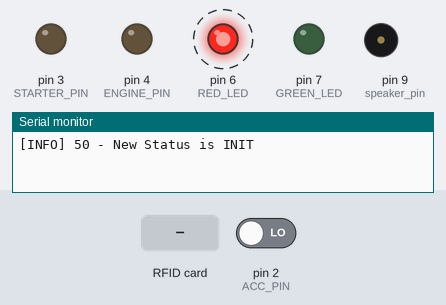
Recording of a sketch running on a simulated Arduino Uno, built with avr-gcc and run on an emulated ATmega328P. Shown: output pins drawn as LEDs (lit = HIGH), buzzer (waves = sounding), the last lines printed to the serial monitor. Dashed ring = blinking. The inputs (shaded band) are chosen by the test bench; at power-on: pin 2 (ACC_PIN) LOW. Pins used as bus, display or sensor lines are not drawn.

Above: at 0.76 s.
1.3 s: RFID card 05 99 48 B5 held to the reader
At 1.59 s:
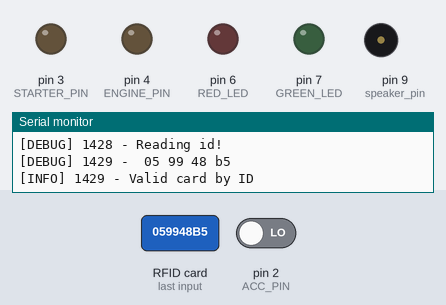
At 3.24 s:
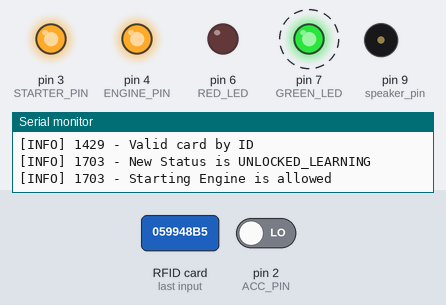
4.3 s: RFID card 5E 7A 19 C4 held to the reader
At 5.17 s:
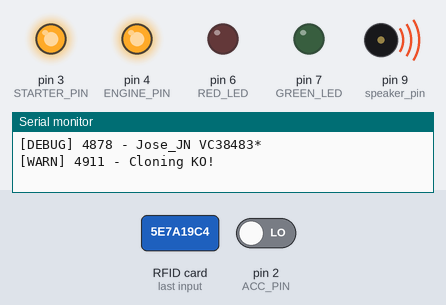
7.3 s: RFID card 05 99 48 B5 held to the reader
Timing chart, 0 to 20.3 s (numbered marks = the images above; inputs shaded):
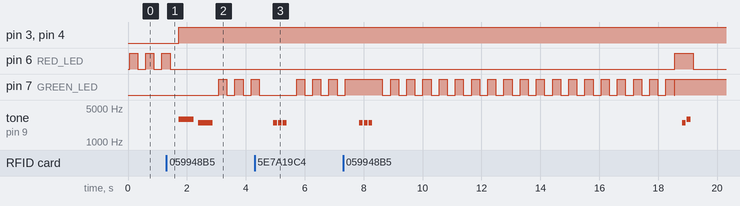

Measured:
- after the input at 1.3 s, pin 3 (STARTER_PIN), pin 4 (ENGINE_PIN): LOW → HIGH after 0.43 s
- after the input at 4.3 s, tone on pin 9 (speaker_pin): alternates 2489 Hz for 0.13 s and silent for 0.04 s, 6 changes in all, then stays silent, starting after 0.63 s
- by itself, pin 6 (RED_LED): alternates HIGH for 0.28 s and LOW for 0.28 s

The sketch:

EngineInmo.ino
```cpp
//RST          D5
//SDA(SS)      D10
//MOSI         D11
//MISO         D12
//SCK          D13

#include <SPI.h>
#include <MFRC522.h>
#include "pitches.h"

#define VALID 1
#define INVALID 2
#define NO_CARD 3
#define CLONE 3
#define CONTACT 4

#define STARTER_PIN 3
#define ENGINE_PIN 4

#define ACC_PIN 2
#define RED_LED 6
#define GREEN_LED 7

#define RST_PIN 5 // Pin para el reset del RC522
#define SS_PIN 10 // Pin  para el SS (SDA) del RC522
#define speaker_pin 9 // For the sound

#define ACC_OFF 1
#define ACC_ON 0


const int TRACE = 0;
const int DEBUG = 1;
const int ERROR_ = 2;
const int WARN = 3;
const int INFO = 4;
const int LOG_LEVEL = DEBUG;

int INIT = 0;
int LOCKED = 1;
int UNLOCKED_LEARNING = 2;
int UNLOCKED = 3;
int UNLOCKED_WAITING = 4;
unsigned long LEARNING_TIME = 10000;//milliseconds
unsigned long ENGINE_TIME =  120000;//milliseconds
unsigned long IDLE_TIME = 300000;//milliseconds

bool RED_STATUS = false;
bool GREEN_STATUS = false;

int OLD_STATUS = -1;
int MAIN_STATUS = INIT;
int TIMER = 0;
unsigned char data[16] = {'J', 'o', 's', 'e', '_', 'J', 'N', ' ', 'V', 'C', '3', '8', '4', '8', '3', '*'};
byte VOID_ID[4] = {0, 0, 0, 0};

MFRC522::MIFARE_Key key;

MFRC522 mfrc522(SS_PIN, RST_PIN);   // Crear instancia del MFRC522

byte readUID[4]; // Almacena el tag leido
byte validKey1[4] = { 0x05, 0x99, 0x48, 0xB5 };  // Ejemplo de clave valida
//D3 5B E3 C7

// Melodies definition: access, welcome and rejection
int access_melody[] = {NOTE_FS7, NOTE_DS7};
int access_noteDurations[] = {2, 2};

int fail_melody[] = {NOTE_DS7, NOTE_DS7, NOTE_DS7};
int fail_noteDurations[] = {8, 8, 8};

int clone_melody[] = {NOTE_B6, NOTE_DS7, NOTE_FS7};
int clone_noteDurations[] = {8, 8, 8};

int contact_melody[] = {NOTE_DS7, NOTE_FS7};
int contact_noteDurations[] = {8, 8};

//========== Logging function ==========
void logger(int mode, String msg) {
  if (mode >= LOG_LEVEL) {

    switch (mode) {
      case TRACE:
        Serial.print("[TRACE] ");
        break;
      case DEBUG:
        Serial.print("[DEBUG] ");
        break;
      case ERROR_:
        Serial.print("[ERROR] ");
        break;
      case WARN:
        Serial.print("[WARN] ");
        break;
      default:
        Serial.print("[INFO] ");
        break;
    }
    Serial.print(millis());
    Serial.print(" - ");
    Serial.println(msg);
  } else {

  }
}

//========== Function to play the access granted or denied tunes ==========
void playTune(int Scan) {
  pinMode(speaker_pin, OUTPUT);
  if (Scan == 1) // A Good card Read
  {
    for (int i = 0; i < 2; i++)    //loop through the notes
    { // Good card read
      int access_noteDuration = 1000 / access_noteDurations[i];
      tone(speaker_pin, access_melody[i], access_noteDuration);
      int access_pauseBetweenNotes = access_noteDuration * 1.30;
      delay(access_pauseBetweenNotes);
      noTone(speaker_pin);
    }
  }
  else if (Scan == 2) { // A Bad card read
    for (int i = 0; i < 3; i++)    //loop through the notes
    {
      int fail_noteDuration = 1000 / fail_noteDurations[i];
      tone(speaker_pin, fail_melody[i], fail_noteDuration);
      int fail_pauseBetweenNotes = fail_noteDuration * 1.30;
      delay(fail_pauseBetweenNotes);
      noTone(speaker_pin);
    }
  }
  else if (Scan == 3) { // A Bad card read
    for (int i = 0; i < 3; i++)    //loop through the notes
    {
      int clone_noteDuration = 1000 / clone_noteDurations[i];
      tone(speaker_pin, clone_melody[i], clone_noteDuration);
      int clone_pauseBetweenNotes = clone_noteDuration * 1.30;
      delay(clone_pauseBetweenNotes);
      noTone(speaker_pin);
    }
  }
  else if (Scan == 4) { // A Contact and ok card
    for (int i = 0; i < 2; i++)    //loop through the notes
    {
      int contact_noteDuration = 1000 / contact_noteDurations[i];
      tone(speaker_pin, contact_melody[i], contact_noteDuration);
      int contact_pauseBetweenNotes = contact_noteDuration * 1.30;
      delay(contact_pauseBetweenNotes);
      noTone(speaker_pin);
    }
  }
  delay(50);
  pinMode(speaker_pin, INPUT);
}

//========== Array Utils ==========
void printArray(byte *buffer, byte bufferSize, int level) {
  String logLine = "";
  for (byte i = 0; i < bufferSize; i++) {
    logLine += (buffer[i] < 0x10 ? " 0" : " ");
    logLine += String(buffer[i], HEX);
  }
  logger(level, logLine);
}

void printArrayAsString(byte *buffer, byte bufferSize, int level) {
  String logLine = "";
  for (byte i = 0; i < bufferSize; i++) {
    logLine += char(buffer[i]);
  }
  logger(level, logLine);
}

bool isEqualArray(byte arrayA[], byte arrayB[], int length)
{
  for (int index = 0; index < length; index++)
  {
    if (LOG_LEVEL <= TRACE) {
      String logLine = "";
      logLine += String(arrayA[index], HEX);
      logLine += "-";
      logLine += (arrayB[index], HEX);
      logger(TRACE, logLine);
    }
    if (arrayA[index] != arrayB[index])
      return false;
  }
  return true;
}

//========== CARD Utils ==========
bool prepareCard() {
  if (!mfrc522.PICC_IsNewCardPresent())
  {
    return false;
  }
  //Seleccionamos una tarjeta
  if (!mfrc522.PICC_ReadCardSerial())
  {
    logger(DEBUG, "Card is not ready");
    return false;
  }
  return true;
}

bool rfidAuthenticate(byte trailerBlock) {
  MFRC522::StatusCode status;
  status = (MFRC522::StatusCode) mfrc522.PCD_Authenticate(MFRC522::PICC_CMD_MF_AUTH_KEY_A, trailerBlock, &key, &(mfrc522.uid));
  if (status != MFRC522::STATUS_OK) {
    String logLine =  "Card authentication failed ";
    logLine = logLine.concat(mfrc522.GetStatusCodeName(status));
    logger(WARN, logLine);
    return false;
  }
  logger(DEBUG, "Card authenticated");
  return true;
}

void rfidWriteData(byte trailerBlock, byte sector, byte blockAddr, byte data[]) {
  MFRC522::StatusCode status;
  if (LOG_LEVEL <= DEBUG) {
    String logLine = "Writing data into Card: ";
    logLine += blockAddr;
    logger(DEBUG, logLine);
    printArray((byte*)data, 16 , DEBUG);
    printArrayAsString((byte*)data, 16 , DEBUG);
  }
  // Write data to the block

  status = (MFRC522::StatusCode) mfrc522.MIFARE_Write(blockAddr, (byte*)data, 16);
  if (status != MFRC522::STATUS_OK) {
    String logLine =  "Card WRITE failed: ";
    logLine = logLine.concat(mfrc522.GetStatusCodeName(status));
    logger(DEBUG, logLine);
  }
}

byte* rfidReadData(byte blockAddr) {
  MFRC522::StatusCode status;
  byte buffer[18];
  byte size = sizeof(buffer);

  logger(INFO, "Reading Card");

  status = (MFRC522::StatusCode) mfrc522.MIFARE_Read(blockAddr, buffer, &size);
  if (status != MFRC522::STATUS_OK) {
    String logLine =  "Card READ failed: ";
    logLine = logLine.concat(mfrc522.GetStatusCodeName(status));
    logger(DEBUG, logLine);
  }

  if (LOG_LEVEL <= DEBUG) {
    printArray(buffer, 16, DEBUG);
    printArrayAsString(buffer, 16, DEBUG);
  }
  return buffer;
}

byte* getCardId() {
  logger(DEBUG, "Reading id!");
  printArray(mfrc522.uid.uidByte, 4, DEBUG);
  return mfrc522.uid.uidByte;
}

boolean isValidCardById() {
  byte* myid = getCardId();
  if (isEqualArray(myid, validKey1, 4)) {
    logger(INFO, "Valid card by ID");
    return true;
  }
  logger(INFO, "Invalid card by ID");
  return false;
}

bool isValidCardByData() {
  if (rfidAuthenticate(7)) {
    byte* mydata = rfidReadData(4);
    if (isEqualArray(mydata, data, 16)) {
      logger(INFO, "Valid card by DATA");
      return true;
    }
    logger(INFO, "Invalid card by DATA");
    return false;
  }
  logger(DEBUG, "No authentication");
  return false;
}

int waitForCard() {
  int card = NO_CARD;
  if (prepareCard()) {
    if (isValidCardById()) {
      card = VALID;
    }
    else if (isValidCardByData()) {
      card = VALID;
    }
    else {
      card = INVALID;
    }
  }
  else {
    card = NO_CARD;
  }
  mfrc522.PICC_HaltA();
  mfrc522.PCD_StopCrypto1();
  return card;
}

//========== Security Car API ==========
void startEngine() {
  logger(INFO, "Starting Engine is allowed");
  pinMode(ENGINE_PIN, OUTPUT);
  digitalWrite(ENGINE_PIN, HIGH);
  pinMode(STARTER_PIN, OUTPUT);
  digitalWrite(STARTER_PIN, HIGH);

}

void blink_red(){
  RED_STATUS = !RED_STATUS;
  pinMode(RED_LED, OUTPUT);
  digitalWrite(RED_LED, RED_STATUS);
  }

void blink_green(){
  GREEN_STATUS = !GREEN_STATUS;
  pinMode(GREEN_LED, OUTPUT);
  digitalWrite(GREEN_LED, GREEN_STATUS);
  }

void on_red(){
  pinMode(RED_LED, OUTPUT);
  digitalWrite(RED_LED, HIGH);
  }

void on_green(){
  pinMode(GREEN_LED, OUTPUT);
  digitalWrite(GREEN_LED, HIGH);
  }

void off_red(){
  pinMode(RED_LED, OUTPUT);
  digitalWrite(RED_LED, LOW);
  }

void off_green(){
  pinMode(GREEN_LED, OUTPUT);
  digitalWrite(GREEN_LED, LOW);
  }

void stopEngine() {
  logger(INFO, "Stopping Engine");
  pinMode(ENGINE_PIN, OUTPUT);
  digitalWrite(ENGINE_PIN, LOW);
  pinMode(STARTER_PIN, OUTPUT);
  digitalWrite(STARTER_PIN, LOW);

}

void soundOK() {
  playTune(VALID);
}

void soundKO() {
  playTune(INVALID);
}

void soundCloned() {
  playTune(CLONE);
}

void soundOK_and_Contact(){
  playTune(CONTACT);
}

//========== Events ==========
void on_init() {
  unsigned long timer = millis() + ENGINE_TIME;
  int card = NO_CARD;


  if (OLD_STATUS != INIT) {
    OLD_STATUS = MAIN_STATUS;
    logger(INFO, "New Status is INIT");
  }

  //Espero hasta tener tarjeta
  while (card == NO_CARD) {
    blink_red();
    card = waitForCard();
    if (timer <= millis()) {
      MAIN_STATUS = LOCKED;
      return;
    }
    delay(250);
  }
  //Si es valida, salto al nuevo estado
  if (card == VALID) {
    MAIN_STATUS = UNLOCKED_LEARNING;
  } else {
    soundKO();
  }
}

void on_locked() {
  if (OLD_STATUS != LOCKED) {
    OLD_STATUS = MAIN_STATUS;
    logger(INFO, "New Status is LOCKED");
    logger(WARN, "Time Expired! Locking engine");
    stopEngine();
    off_green();
    on_red();
  }
  int card = waitForCard();
  //Si es valida, salto al nuevo estado
  if (card == VALID) {
    MAIN_STATUS = UNLOCKED_LEARNING;
  } else if (card == INVALID) {
    soundKO();
  }
}

void on_unlocked_learning() {
  if (OLD_STATUS != UNLOCKED_LEARNING) {
    OLD_STATUS = MAIN_STATUS;
    logger(INFO, "New Status is UNLOCKED_LEARNING");
    off_red();
    startEngine();
    soundOK();

    int card;
    unsigned long timer = millis() + LEARNING_TIME;

    while (true) {
      blink_green();
      if (prepareCard()) {
        if (!isValidCardByData()) {
          logger(INFO, "Cloning Card!");
          rfidWriteData(7, 1, 4, data);
          unsigned char *data2 = rfidReadData(4);

          if (isEqualArray(data, data2, 16)) {
            logger(INFO, "Cloning OK!");
            soundCloned();
          } else {
            logger(WARN, "Cloning KO!");
            soundKO();
          }

          timer = millis() + LEARNING_TIME;
          logger(DEBUG, "Learning Time extended!");

        } else {
          logger(INFO, "Already Paired!");
          timer = millis() + LEARNING_TIME;
          logger(DEBUG, "Learning Time extended!");
          soundOK();
        }
        mfrc522.PICC_HaltA();
        mfrc522.PCD_StopCrypto1();
      }
      if (timer <= millis()) {
        break;
      }
      delay(250);
    }
    MAIN_STATUS = UNLOCKED_WAITING;
  }

}

void on_unlocked() {
  soundOK_and_Contact();
  if (OLD_STATUS != UNLOCKED) {
    OLD_STATUS = MAIN_STATUS;
    off_red();
    on_green();
    logger(INFO, "New Status is UNLOCKED");
  }
  bool acc = ACC_ON;
  while (acc == ACC_ON) {
    acc = digitalRead(ACC_PIN);
    delay(250);
  }
  MAIN_STATUS = UNLOCKED_WAITING;

}

void on_unlocked_waiting() {
  if (OLD_STATUS != UNLOCKED_WAITING) {
    OLD_STATUS = MAIN_STATUS;
    logger(INFO, "New Status is UNLOCKED_WAITING");
    on_green();
    unsigned long timer = millis() + IDLE_TIME;
    bool acc = ACC_OFF;
    while (acc == ACC_OFF) {
      blink_red();
      acc = digitalRead(ACC_PIN);

      if (timer <= millis()) {
        logger(WARN, "Max IDLE time! Locking engine");
        MAIN_STATUS = LOCKED;
        soundKO();
        return;
      }

      delay(250);
    }
    MAIN_STATUS = UNLOCKED;
  }
}

//========== MAIN PROGRAM ==========
void setup() {
  Serial.begin(9600); // Iniciar serial
  SPI.begin();        // Iniciar SPI
  mfrc522.PCD_Init(); // Iniciar MFRC522
  pinMode(ACC_PIN, INPUT);

  for (byte i = 0; i < 6; i++) {
    key.keyByte[i] = 0xFF;
  }
}

void loop() {
  if (MAIN_STATUS == INIT) {
    on_init();
  }

  else if (MAIN_STATUS == LOCKED) {
    on_locked();
  }

  else if (MAIN_STATUS == UNLOCKED_LEARNING) {
    on_unlocked_learning();
  }

  else if (MAIN_STATUS == UNLOCKED) {
    on_unlocked();
  }

  else if (MAIN_STATUS == UNLOCKED_WAITING) {
    on_unlocked_waiting();
  }
}
```

pitches.h
```cpp
/*************************************************
 * Public Constants
 *************************************************/

#define NOTE_B0  31
#define NOTE_C1  33
#define NOTE_CS1 35
#define NOTE_D1  37
#define NOTE_DS1 39
#define NOTE_E1  41
#define NOTE_F1  44
#define NOTE_FS1 46
#define NOTE_G1  49
#define NOTE_GS1 52
#define NOTE_A1  55
#define NOTE_AS1 58
#define NOTE_B1  62
#define NOTE_C2  65
#define NOTE_CS2 69
#define NOTE_D2  73
#define NOTE_DS2 78
#define NOTE_E2  82
#define NOTE_F2  87
#define NOTE_FS2 93
#define NOTE_G2  98
#define NOTE_GS2 104
#define NOTE_A2  110
#define NOTE_AS2 117
#define NOTE_B2  123
#define NOTE_C3  131
#define NOTE_CS3 139
#define NOTE_D3  147
#define NOTE_DS3 156
#define NOTE_E3  165
#define NOTE_F3  175
#define NOTE_FS3 185
#define NOTE_G3  196
#define NOTE_GS3 208
#define NOTE_A3  220
#define NOTE_AS3 233
#define NOTE_B3  247
#define NOTE_C4  262
#define NOTE_CS4 277
#define NOTE_D4  294
#define NOTE_DS4 311
#define NOTE_E4  330
#define NOTE_F4  349
#define NOTE_FS4 370
#define NOTE_G4  392
#define NOTE_GS4 415
#define NOTE_A4  440
#define NOTE_AS4 466
#define NOTE_B4  494
#define NOTE_C5  523
#define NOTE_CS5 554
#define NOTE_D5  587
#define NOTE_DS5 622
#define NOTE_E5  659
#define NOTE_F5  698
#define NOTE_FS5 740
#define NOTE_G5  784
#define NOTE_GS5 831
#define NOTE_A5  880
#define NOTE_AS5 932
#define NOTE_B5  988
#define NOTE_C6  1047
#define NOTE_CS6 1109
#define NOTE_D6  1175
#define NOTE_DS6 1245
#define NOTE_E6  1319
#define NOTE_F6  1397
#define NOTE_FS6 1480
#define NOTE_G6  1568
#define NOTE_GS6 1661
#define NOTE_A6  1760
#define NOTE_AS6 1865
#define NOTE_B6  1976
#define NOTE_C7  2093
#define NOTE_CS7 2217
#define NOTE_D7  2349
#define NOTE_DS7 2489
#define NOTE_E7  2637
#define NOTE_F7  2794
#define NOTE_FS7 2960
#define NOTE_G7  3136
#define NOTE_GS7 3322
#define NOTE_A7  3520
#define NOTE_AS7 3729
#define NOTE_B7  3951
#define NOTE_C8  4186
#define NOTE_CS8 4435
#define NOTE_D8  4699
#define NOTE_DS8 4978
```
